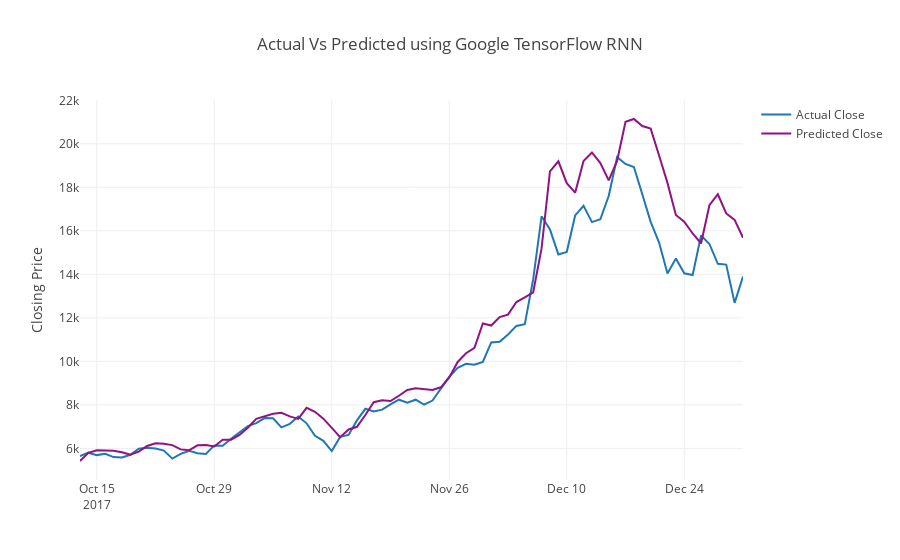

The cell this chart's notebook holds for it:
### Code cell
cols = ["Mean", "Lower_closing", "Upper_closing"]
title = "Closing price distribution of bitcoin"
plot_data2(inv_y,inv_yhat, real_data, cols ,title)
